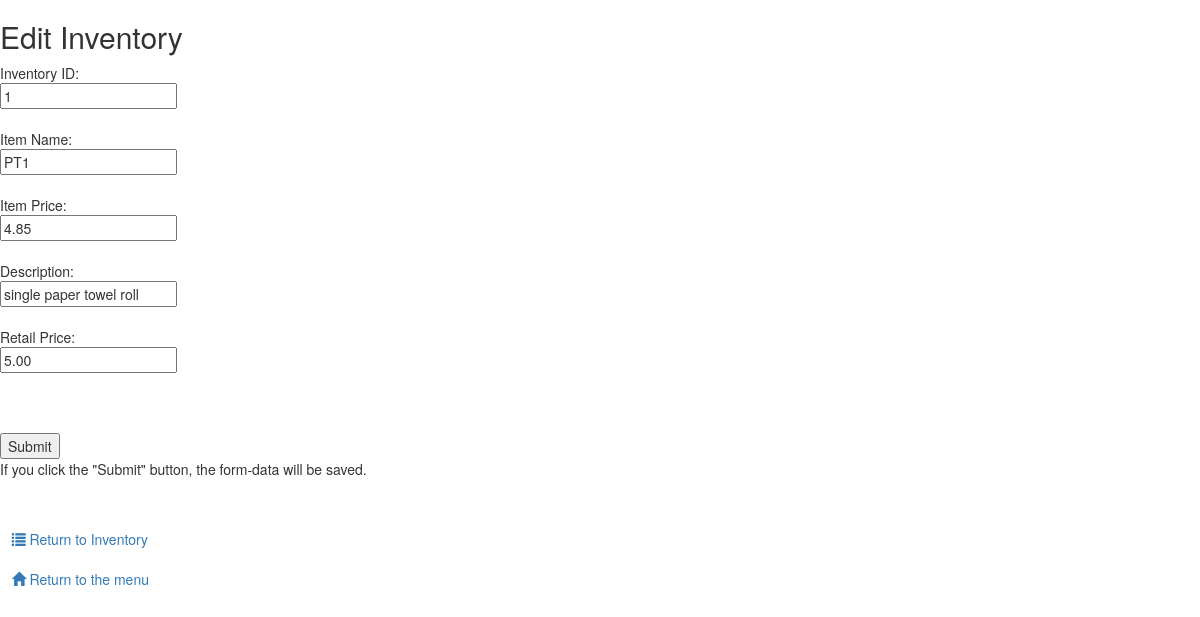
The page /papercompany/edit_inventory.php?iid=1 on the database its author committed.
### tables this page shows
CREATE TABLE `inventory` (
  `invID` int(11) NOT NULL,
  `invName` varchar(63) NOT NULL,
  `invPrice` decimal(10,2) NOT NULL,
  `invDescription` varchar(255) NOT NULL,
  `invRetail` decimal(10,2) NOT NULL
);

### papercompany/edit_inventory.php (the view, shortened to what this page needs)
<!DOCTYPE html>
<html>
<head>
<link rel="stylesheet" href="https://maxcdn.bootstrapcdn.com/bootstrap/3.3.7/css/bootstrap.min.css">
<link rel="stylesheet" href="https://maxcdn.bootstrapcdn.com/bootstrap/3.3.7/css/bootstrap-theme.min.css">
</head><body>
<?php
require_once("dbcreds.php");
try {
  $conn = new PDO("mysql:host=$dbhost;dbname=$dbname", $dbuser, $dbpass);
  $conn->setAttribute(PDO::ATTR_ERRMODE, PDO::ERRMODE_EXCEPTION);
}
catch(PDOException $e) {
    echo "There has been an issue (#33) with the database connection.  Please see your administrator";
}
try {
    $stmt = $conn->prepare("SELECT * FROM inventory WHERE invID=:invidParam");
    $stmt->bindParam(':invidParam', $_GET["iid"]);
    $stmt->execute();
    if($row = $stmt->fetch()) {
        $invid      = $row["invID"];
        $invname    = $row["invName"];
        $invprice = $row["invPrice"];
        $invdesc   = $row["invDescription"];
        $invretail   = $row["invRetail"];
    } else {
        echo "Order EDIT Error #888 -- please contact support";
        exit;
    }
}
catch(PDOException $e) {
    echo "Error: " . $e->getMessage();
}
?>
<h2>Edit Inventory</h2>
<form method="POST" action="store_edited_inventory.php">
  Inventory ID:<br>
  <input type="text" name="fiid" value="<?php echo $invid; ?>">
  <br><br>
  Item Name:<br>
  <input type="text" name="finvname" value="<?php echo $invname; ?>">
  <br><br>
  Item Price:<br>
  <input type="text" name="finvprice" value="<?php echo $invprice; ?>">
  <br><br>
  Description:<br>
  <input type="text" name="finvdesc" value="<?php echo $invdesc; ?>">
  <br><br>
  Retail Price:<br>
  <input type="text" name="finvretail" value="<?php echo $invretail; ?>">
  <br><br>
  <br><br>
  <input type="submit" value="Submit">
</form>
<p>If you click the "Submit" button, the form-data will be saved.</p>
<br><br>
        &nbsp;&nbsp;&nbsp;<a href="view_inventory.php"><span class='glyphicon glyphicon-list' aria-hidden='true'></span> Return to Inventory</a>
        <br><br>
        &nbsp;&nbsp;&nbsp;<a href="mainmenu.php"><span class='glyphicon glyphicon-home' aria-hidden='true'></span> Return to the menu</a>
</body>
</html>

### rows shown on the page
inventory: fiid "1", finvname "PT1", finvprice "4.85", finvdesc "single paper towel roll", finvretail "5.00"
